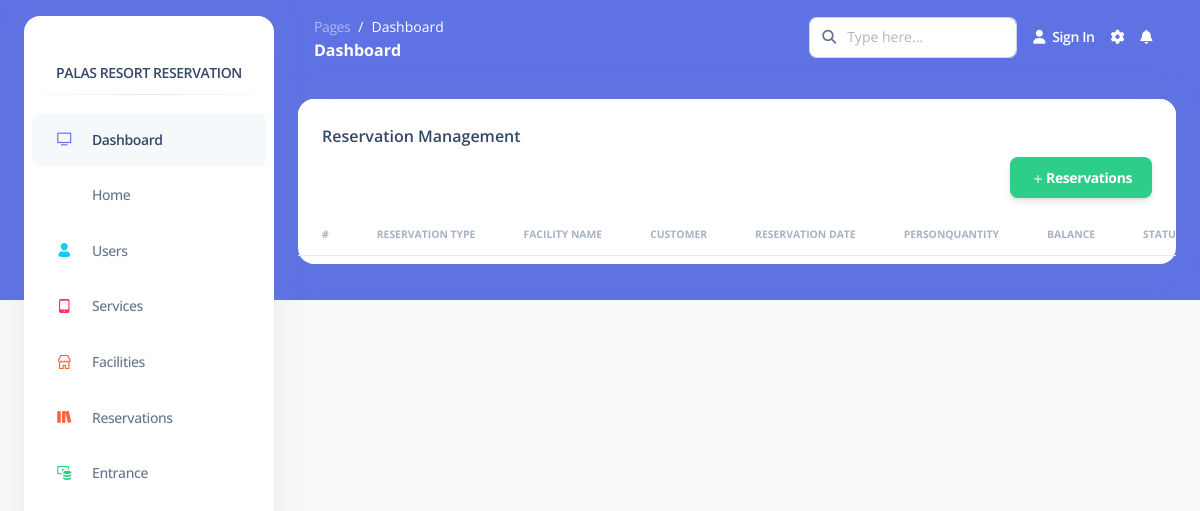
/Pages/admin/reservationManagement.php, run on an earlier commit of the app's database.
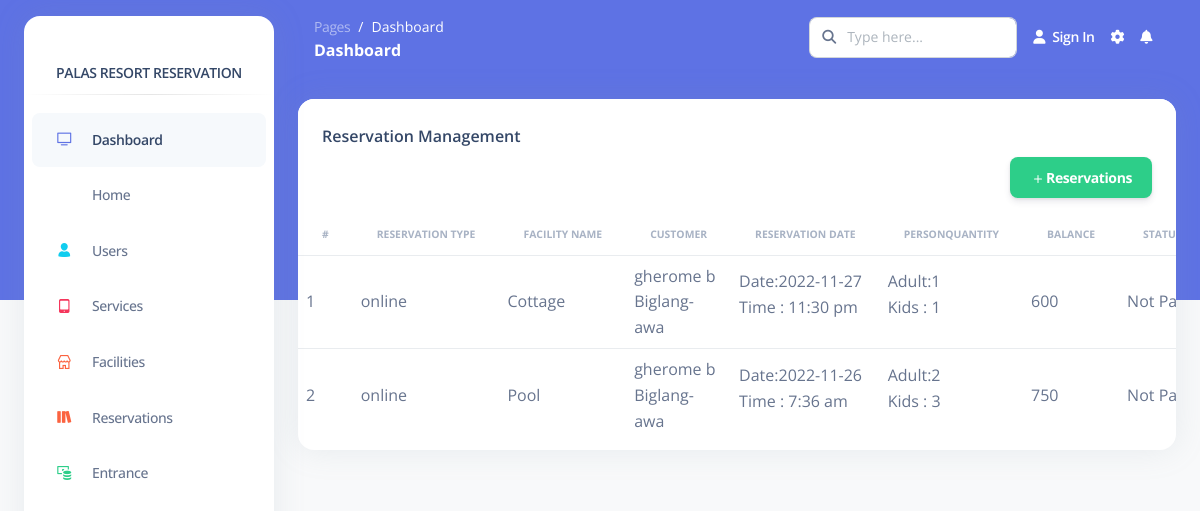
And on a later commit of the database.
### tables this page shows
CREATE TABLE `reservations` (
  `res_id` bigint(20) UNSIGNED NOT NULL,
  `service_id` bigint(20) UNSIGNED NOT NULL,
  `facility_id` bigint(20) UNSIGNED NOT NULL,
  `customer_id` bigint(20) UNSIGNED NOT NULL,
  `date` varchar(255) NOT NULL,
  `time` varchar(255) NOT NULL,
  `person_adult_quantity` int(11) NOT NULL,
  `person_kids_quantity` int(11) NOT NULL,
  `total_balance` double NOT NULL,
  `reservation_status` int(11) NOT NULL,
  `created_at` timestamp NULL DEFAULT current_timestamp(),
  `updated_at` timestamp NULL DEFAULT current_timestamp()
);

CREATE TABLE `services` (
  `service_id` bigint(20) UNSIGNED NOT NULL,
  `service_name` varchar(255) NOT NULL
);

CREATE TABLE `facilities` (
  `id` bigint(20) UNSIGNED NOT NULL,
  `name` varchar(255) NOT NULL,
  `description` varchar(255) NOT NULL,
  `image` varchar(255) NOT NULL,
  `day_rate` double NOT NULL,
  `night_rate` double NOT NULL,
  `overnigth_rate` double NOT NULL,
  `facility_type` varchar(255) NOT NULL,
  `status` varchar(255) NOT NULL
);

CREATE TABLE `users` (
  `id` bigint(20) UNSIGNED NOT NULL,
  `permission_id` bigint(20) UNSIGNED NOT NULL DEFAULT 2,
  `fname` varchar(255) NOT NULL,
  `mname` varchar(255) NOT NULL,
  `lname` varchar(255) NOT NULL,
  `address` varchar(255) NOT NULL,
  `contact_num` varchar(255) NOT NULL,
  `email` varchar(255) NOT NULL,
  `username` varchar(255) NOT NULL,
  `password` varchar(255) NOT NULL
);

### Functions/InnovatechAPIFunctions.php (called while the page is built, shortened)
<?php
    class InnovatechAPIFunctions{
        private $servername='localhost';
        private $username='root';
        private $password='';
        private $dbname='palasresort';
        private $mysqli='';
        public function __construct(){
            $this->mysqli = new mysqli($this->servername,$this->username,$this->password,$this->dbname);
        }
        public function selectleftjoin3(){
            $sql = "SELECT * FROM `reservations` LEFT JOIN `services` ON services.service_id = reservations.service_id LEFT JOIN `facilities` ON facilities.id = reservations.facility_id LEFT JOIN `users` ON users.id = reservations.customer_id";
            $this->sql = $result = $this->mysqli->query($sql);
        }
    }
?>

### Pages/admin/reservationManagement.php (the view, shortened to what this page needs)
<?php include('page/head.php'); ?>
<?php include('page/sidebar.php'); ?>
<main class="main-content position-relative border-radius-lg ">
      <?php include('page/navigationbar.php'); ?>
        <div class="container-fluid py-4">
        <div class="col-12">
          <div class="card mb-4">
            <div class="card-header pb-0">
              <h6>Reservation Management</h6>
              <button type="button" style="float:right;" class="btn btn-success" data-bs-toggle="modal" data-bs-target="#exampleModal">
              <svg xmlns="http://www.w3.org/2000/svg" width="16" height="16" fill="currentColor" class="bi bi-plus" viewBox="0 0 16 16">
                <path d="M8 4a.5.5 0 0 1 .5.5v3h3a.5.5 0 0 1 0 1h-3v3a.5.5 0 0 1-1 0v-3h-3a.5.5 0 0 1 0-1h3v-3A.5.5 0 0 1 8 4z"/>
              </svg>Reservations
              </button>
            </div>
          <div class="card-body px-0 pt-0 pb-2">
            <div class="table-responsive p-0">
              <table class="table align-items-center mb-0">
              <thead>
                <tr>
                  <th class="text-uppercase text-secondary text-xxs font-weight-bolder opacity-7">#</th>
                  <th class="text-uppercase text-secondary text-xxs font-weight-bolder opacity-7">Reservation Type</th>
                  <th class="text-uppercase text-secondary text-xxs font-weight-bolder opacity-7">Facility Name</th>
                  <th class="text-uppercase text-secondary text-xxs font-weight-bolder opacity-7">Customer</th>
                  <th class="text-uppercase text-secondary text-xxs font-weight-bolder opacity-7">Reservation Date</th>
                  <th class="text-uppercase text-secondary text-xxs font-weight-bolder opacity-7">PersonQuantity</th>
                  <th class="text-uppercase text-secondary text-xxs font-weight-bolder opacity-7">Balance</th>
                  <th class="text-uppercase text-secondary text-xxs font-weight-bolder opacity-7">Status</th>
                </tr>
              </thead>
              <tbody>
              <?php
                  include('../../Functions/InnovatechAPIFunctions.php');
                  $newAPIFunctions = new InnovatechAPIFunctions();
                  $newAPIFunctions->selectleftjoin3();
                  $serviceLists = $newAPIFunctions->sql;
                  $index = 1;
                  $reserv_stat="Paid";
                  while ($data = mysqli_fetch_assoc($serviceLists)){
                    if($data['reservation_status']==0){
                      $reserv_stat = "Not Paid";
                    }
              ?>
              <tr>
                <td class="text-wrap"><?php echo $index?></td>
                <td class="text-wrap"><?php echo $data["service_name"];?></td>
                <td class="text-wrap"><?php echo $data["name"]; ?></td>
                <td class="text-wrap"><?php echo $data["fname"] ." ". $data["mname"] ." ". $data["lname"]; ?></td>
                <td class="text-wrap"><p> Date:<?php echo $data["date"]." <br> Time : ". $data["time"]?></p></td>
                <td class="text-wrap"><p> Adult:<?php echo $data["person_adult_quantity"]." <br> Kids : ". $data["person_kids_quantity"]?></p></td>
                <td class="text-wrap"><?php echo $data["total_balance"]; ?></td>
                <td class="text-wrap"><?php echo $reserv_stat; ?></td>
              </tr>
              <?php $index++; } ?>
              </tbody>
              </table>
                </div>
              </div>
            </div>
          </div>
        </div>
</main>
<?php include('page/scripts.php'); ?>

What changed in the data, as far as the page shows it:
added reservations: service.service_name "online", facility.name "Cottage", customer.fname "gherome", customer.mname "b", customer.lname "Biglang-awa", date "2022-11-27", time "11:30 pm", person_adult_quantity "1", person_kids_quantity "1", total_balance "600", reservation_status "Not…"
added reservations: service.service_name "online", facility.name "Pool", customer.fname "gherome", customer.mname "b", customer.lname "Biglang-awa", date "2022-11-26", time "7:36 am", person_adult_quantity "2", person_kids_quantity "3", total_balance "750", reservation_status "Not…"
